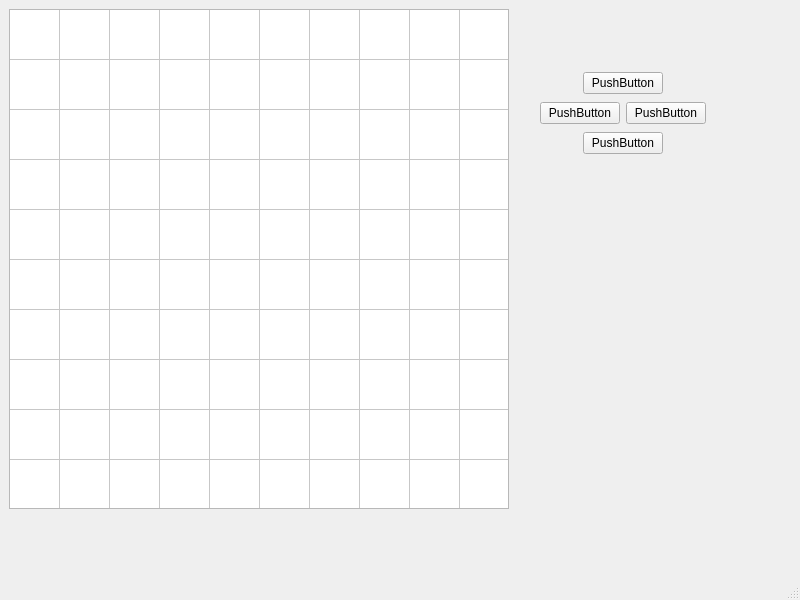
<?xml version="1.0" encoding="UTF-8"?>
<ui version="4.0">
 <class>MainWindow</class>
 <widget class="QMainWindow" name="MainWindow">
  <property name="geometry">
   <rect>
    <x>0</x>
    <y>0</y>
    <width>800</width>
    <height>600</height>
   </rect>
  </property>
  <property name="windowTitle">
   <string>MainWindow</string>
  </property>
  <widget class="QWidget" name="centralwidget">
   <widget class="QTableWidget" name="tableWidget">
    <property name="geometry">
     <rect>
      <x>9</x>
      <y>9</y>
      <width>500</width>
      <height>500</height>
     </rect>
    </property>
    <property name="sizePolicy">
     <sizepolicy hsizetype="Fixed" vsizetype="Fixed">
      <horstretch>0</horstretch>
      <verstretch>0</verstretch>
     </sizepolicy>
    </property>
    <property name="verticalScrollBarPolicy">
     <enum>Qt::ScrollBarAlwaysOff</enum>
    </property>
    <property name="horizontalScrollBarPolicy">
     <enum>Qt::ScrollBarAlwaysOff</enum>
    </property>
    <property name="alternatingRowColors">
     <bool>false</bool>
    </property>
    <property name="iconSize">
     <size>
      <width>50</width>
      <height>50</height>
     </size>
    </property>
    <property name="sortingEnabled">
     <bool>false</bool>
    </property>
    <property name="rowCount">
     <number>10</number>
    </property>
    <property name="columnCount">
     <number>10</number>
    </property>
    <attribute name="horizontalHeaderVisible">
     <bool>false</bool>
    </attribute>
    <attribute name="horizontalHeaderDefaultSectionSize">
     <number>50</number>
    </attribute>
    <attribute name="horizontalHeaderMinimumSectionSize">
     <number>50</number>
    </attribute>
    <attribute name="verticalHeaderVisible">
     <bool>false</bool>
    </attribute>
    <attribute name="verticalHeaderDefaultSectionSize">
     <number>50</number>
    </attribute>
    <attribute name="verticalHeaderMinimumSectionSize">
     <number>50</number>
    </attribute>
    <row/>
    <row/>
    <row/>
    <row/>
    <row/>
    <row/>
    <row/>
    <row/>
    <row/>
    <row/>
    <column/>
    <column/>
    <column/>
    <column/>
    <column/>
    <column/>
    <column/>
    <column/>
    <column/>
    <column/>
   </widget>
   <widget class="QWidget" name="verticalLayoutWidget">
    <property name="geometry">
     <rect>
      <x>540</x>
      <y>70</y>
      <width>166</width>
      <height>89</height>
     </rect>
    </property>
    <layout class="QVBoxLayout" name="verticalLayout">
     <item>
      <layout class="QHBoxLayout" name="horizontalLayout_3">
       <item>
        <spacer name="horizontalSpacer_3">
         <property name="orientation">
          <enum>Qt::Horizontal</enum>
         </property>
         <property name="sizeHint" stdset="0">
          <size>
           <width>40</width>
           <height>20</height>
          </size>
         </property>
        </spacer>
       </item>
       <item>
        <widget class="QPushButton" name="pushButton_5">
         <property name="text">
          <string>PushButton</string>
         </property>
        </widget>
       </item>
       <item>
        <spacer name="horizontalSpacer_4">
         <property name="orientation">
          <enum>Qt::Horizontal</enum>
         </property>
         <property name="sizeHint" stdset="0">
          <size>
           <width>40</width>
           <height>20</height>
          </size>
         </property>
        </spacer>
       </item>
      </layout>
     </item>
     <item>
      <layout class="QHBoxLayout" name="horizontalLayout">
       <item>
        <widget class="QPushButton" name="pushButton_2">
         <property name="text">
          <string>PushButton</string>
         </property>
        </widget>
       </item>
       <item>
        <widget class="QPushButton" name="pushButton">
         <property name="text">
          <string>PushButton</string>
         </property>
        </widget>
       </item>
      </layout>
     </item>
     <item>
      <layout class="QHBoxLayout" name="horizontalLayout_2">
       <item>
        <spacer name="horizontalSpacer_2">
         <property name="orientation">
          <enum>Qt::Horizontal</enum>
         </property>
         <property name="sizeHint" stdset="0">
          <size>
           <width>40</width>
           <height>20</height>
          </size>
         </property>
        </spacer>
       </item>
       <item>
        <widget class="QPushButton" name="pushButton_3">
         <property name="text">
          <string>PushButton</string>
         </property>
        </widget>
       </item>
       <item>
        <spacer name="horizontalSpacer">
         <property name="orientation">
          <enum>Qt::Horizontal</enum>
         </property>
         <property name="sizeHint" stdset="0">
          <size>
           <width>40</width>
           <height>20</height>
          </size>
         </property>
        </spacer>
       </item>
      </layout>
     </item>
    </layout>
   </widget>
  </widget>
  <widget class="QMenuBar" name="menubar">
   <property name="geometry">
    <rect>
     <x>0</x>
     <y>0</y>
     <width>800</width>
     <height>21</height>
    </rect>
   </property>
  </widget>
  <widget class="QStatusBar" name="statusbar"/>
 </widget>
 <resources/>
 <connections/>
</ui>
